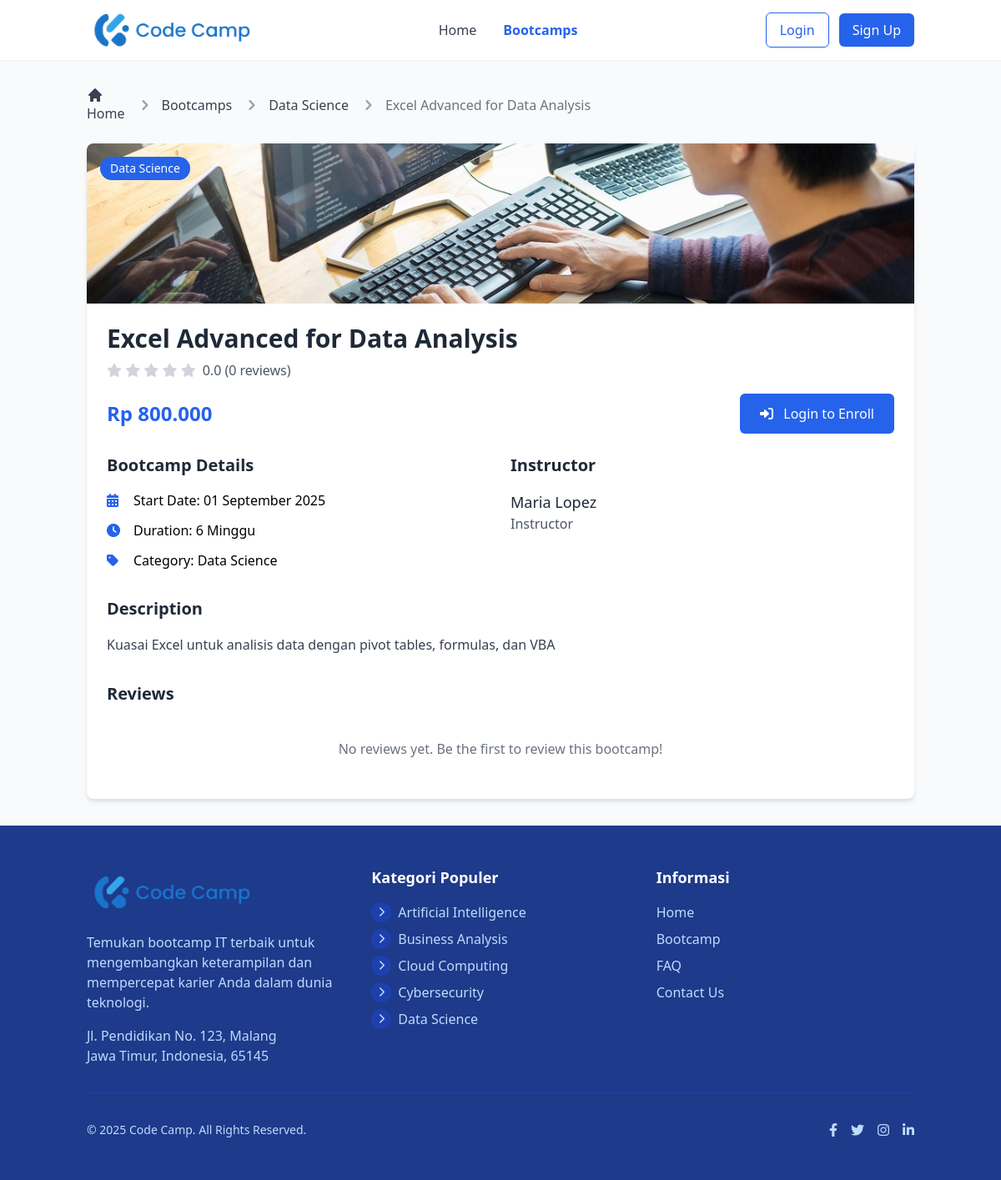
The app's page /index.php?action=bootcamp_detail&id=10 with its own data.
### tables this page shows
CREATE TABLE IF NOT EXISTS bootcamps (
    id INT AUTO_INCREMENT PRIMARY KEY,
    title VARCHAR(255) NOT NULL,
    slug VARCHAR(255) NOT NULL UNIQUE,  
    description TEXT DEFAULT NULL,  
    category_id INT NOT NULL,
    instructor_name VARCHAR(100) NOT NULL,
    instructor_photo VARCHAR(255) DEFAULT NULL,  
    price DECIMAL(10, 2) NOT NULL DEFAULT 0.00,  
    discount_price DECIMAL(10, 2) DEFAULT NULL,  
    start_date DATE DEFAULT NULL,  
    duration VARCHAR(50) DEFAULT NULL,  
    image VARCHAR(255) DEFAULT NULL,  
    status ENUM('active', 'upcoming', 'closed', 'draft') DEFAULT 'draft',  
    featured TINYINT(1) DEFAULT 0,  
    max_participants INT DEFAULT NULL,  
    current_participants INT DEFAULT 0,  
    created_at DATETIME NOT NULL DEFAULT CURRENT_TIMESTAMP,  
    updated_at DATETIME DEFAULT CURRENT_TIMESTAMP ON UPDATE CURRENT_TIMESTAMP,  
    
     
    FOREIGN KEY (category_id) REFERENCES categories(id) ON DELETE RESTRICT ON UPDATE CASCADE,
    
     
    INDEX idx_bootcamps_slug (slug),
    INDEX idx_bootcamps_category (category_id),
    INDEX idx_bootcamps_status (status),
    INDEX idx_bootcamps_featured (featured),
    INDEX idx_bootcamps_start_date (start_date)
);

CREATE TABLE IF NOT EXISTS categories (
    id INT AUTO_INCREMENT PRIMARY KEY,
    name VARCHAR(100) NOT NULL UNIQUE,  
    slug VARCHAR(100) NOT NULL UNIQUE,  
    icon VARCHAR(255) DEFAULT NULL,  
    description TEXT DEFAULT NULL,  
    status ENUM('active', 'inactive') DEFAULT 'active',  
    sort_order INT DEFAULT 0,  
    created_at DATETIME NOT NULL DEFAULT CURRENT_TIMESTAMP,  
    updated_at DATETIME DEFAULT CURRENT_TIMESTAMP ON UPDATE CURRENT_TIMESTAMP,  
    
     
    INDEX idx_categories_slug (slug),
    INDEX idx_categories_status (status),
    INDEX idx_categories_sort (sort_order)
);

### views/bootcamp/detail.php (the view, shortened to what the rows shown need)
<?php
include_once 'views/includes/header.php';
?>
<div class="container mx-auto px-4 py-8">
    <nav class="flex mb-6" aria-label="Breadcrumb">
        <ol class="inline-flex items-center space-x-1 md:space-x-3">
            <li class="inline-flex items-center">
                <a href="index.php" class="text-gray-700 hover:text-blue-600">
                    <svg class="w-5 h-5 mr-2" fill="currentColor" viewBox="0 0 20 20" xmlns="http://www.w3.org/2000/svg">
                        <path d="M10.707 2.293a1 1 0 00-1.414 0l-7 7a1 1 0 001.414 1.414L4 10.414V17a1 1 0 001 1h2a1 1 0 001-1v-2a1 1 0 011-1h2a1 1 0 011 1v2a1 1 0 001 1h2a1 1 0 001-1v-6.586l.293.293a1 1 0 001.414-1.414l-7-7z"></path>
                    </svg>
                    Home
                </a>
            </li>
            <li>
                <div class="flex items-center">
                    <svg class="w-6 h-6 text-gray-400" fill="currentColor" viewBox="0 0 20 20" xmlns="http://www.w3.org/2000/svg">
                        <path fill-rule="evenodd" d="M7.293 14.707a1 1 0 010-1.414L10.586 10 7.293 6.707a1 1 0 011.414-1.414l4 4a1 1 0 010 1.414l-4 4a1 1 0 01-1.414 0z" clip-rule="evenodd"></path>
                    </svg>
                    <a href="index.php?action=bootcamps" class="ml-1 text-gray-700 hover:text-blue-600 md:ml-2">Bootcamps</a>
                </div>
            </li>
            <li>
                <div class="flex items-center">
                    <svg class="w-6 h-6 text-gray-400" fill="currentColor" viewBox="0 0 20 20" xmlns="http://www.w3.org/2000/svg">
                        <path fill-rule="evenodd" d="M7.293 14.707a1 1 0 010-1.414L10.586 10 7.293 6.707a1 1 0 011.414-1.414l4 4a1 1 0 010 1.414l-4 4a1 1 0 01-1.414 0z" clip-rule="evenodd"></path>
                    </svg>
                    <a href="index.php?action=bootcamp_category&id=<?php echo $this->bootcamp->category_id; ?>" class="ml-1 text-gray-700 hover:text-blue-600 md:ml-2">
                        <?php echo htmlspecialchars($this->bootcamp->category_name); ?>
                    </a>
                </div>
            </li>
            <li aria-current="page">
                <div class="flex items-center">
                    <svg class="w-6 h-6 text-gray-400" fill="currentColor" viewBox="0 0 20 20" xmlns="http://www.w3.org/2000/svg">
                        <path fill-rule="evenodd" d="M7.293 14.707a1 1 0 010-1.414L10.586 10 7.293 6.707a1 1 0 011.414-1.414l4 4a1 1 0 010 1.414l-4 4a1 1 0 01-1.414 0z" clip-rule="evenodd"></path>
                    </svg>
                    <span class="ml-1 text-gray-500 md:ml-2 font-medium truncate">
                        <?php echo htmlspecialchars($this->bootcamp->title); ?>
                    </span>
                </div>
            </li>
        </ol>
    </nav>
    <div class="bg-white rounded-lg shadow-md overflow-hidden">
        <div class="relative">
            <?php if (!empty($this->bootcamp->image)): ?>
                <img src="assets/images/ngoding.jpg"
                    alt="<?php echo htmlspecialchars($this->bootcamp->title); ?>"
                    class="w-full h-48 object-cover">
            <?php else: ?>
                <div class="w-full h-64 md:h-80 bg-gray-200 flex items-center justify-center">
                    <span class="text-gray-500">No image available</span>
                </div>
            <?php endif; ?>
            <div class="absolute top-4 left-4 bg-blue-600 text-white px-3 py-1 rounded-full text-sm font-medium">
                <?php echo htmlspecialchars($this->bootcamp->category_name); ?>
            </div>
        </div>
        <div class="p-6">
            <div class="mb-4">
                <h1 class="text-3xl font-bold text-gray-800"><?php echo htmlspecialchars($this->bootcamp->title); ?></h1>
                <div class="flex items-center mt-2">
                    <div class="review-stars">
                        <?php for ($i = 1; $i <= 5; $i++): ?>
                            <i class="fas fa-star <?php echo ($i <= $avg_rating) ? 'active' : ''; ?>"></i>
                        <?php endfor; ?>
                    </div>
                    <span class="ml-2 text-gray-600"><?php echo number_format($avg_rating, 1); ?> (<?php echo $review_count; ?> reviews)</span>
                </div>
            </div>
            <div class="flex flex-col md:flex-row md:justify-between md:items-center mb-6">
                <div class="mb-4 md:mb-0">
                    <span class="text-blue-600 font-bold text-2xl">
                        Rp <?php echo number_format($this->bootcamp->price, 0, ',', '.'); ?>
                    </span>
                </div>
                <?php if ($is_logged_in): ?>
                    <?php if ($user_enrolled): ?>
                        <button disabled class="px-6 py-3 bg-green-500 text-white font-medium rounded-md cursor-default">
                            <i class="fas fa-check-circle mr-2"></i> Enrolled
                        </button>
                    <?php else: ?>
                        <a href="index.php?action=checkout&id=<?php echo $this->bootcamp->id; ?>"
                            class="px-6 py-3 bg-blue-600 text-white font-medium rounded-md hover:bg-blue-700 transition-colors text-center">
                            <i class="fas fa-shopping-cart mr-2"></i> Enroll Now
                        </a>
                    <?php endif; ?>
                <?php else: ?>
                    <a href="index.php?action=login"
                        class="px-6 py-3 bg-blue-600 text-white font-medium rounded-md hover:bg-blue-700 transition-colors text-center">
                        <i class="fas fa-sign-in-alt mr-2"></i> Login to Enroll
                    </a>
                <?php endif; ?>
            </div>
            <div class="grid grid-cols-1 md:grid-cols-2 gap-6 mb-8">
                <div>
                    <h2 class="text-xl font-bold text-gray-800 mb-4">Bootcamp Details</h2>
                    <div class="space-y-3">
                        <div class="flex items-center">
                            <div class="w-8 flex-shrink-0 text-blue-600">
                                <i class="fas fa-calendar-alt"></i>
                            </div>
                            <div>
                                <span class="font-medium">Start Date:</span>
                                <?php echo date('d F Y', strtotime($this->bootcamp->start_date)); ?>
                            </div>
                        </div>
                        <div class="flex items-center">
                            <div class="w-8 flex-shrink-0 text-blue-600">
                                <i class="fas fa-clock"></i>
                            </div>
                            <div>
                                <span class="font-medium">Duration:</span>
                                <?php echo htmlspecialchars($this->bootcamp->duration); ?>
                            </div>
                        </div>
                        <div class="flex items-center">
                            <div class="w-8 flex-shrink-0 text-blue-600">
                                <i class="fas fa-tag"></i>
                            </div>
                            <div>
                                <span class="font-medium">Category:</span>
                                <?php echo htmlspecialchars($this->bootcamp->category_name); ?>
                            </div>
                        </div>
                    </div>
                </div>
                <div>
                    <h2 class="text-xl font-bold text-gray-800 mb-4">Instructor</h2>
                    <div class="flex items-center">
                        <div>
                            <h3 class="text-lg font-medium text-gray-800">
                                <?php echo htmlspecialchars($this->bootcamp->instructor_name); ?>
                            </h3>
                            <p class="text-gray-600">Instructor</p>
                        </div>
                    </div>
                </div>
            </div>
            <div class="mb-8">
                <h2 class="text-xl font-bold text-gray-800 mb-4">Description</h2>
                <div class="text-gray-700 leading-relaxed">
                    <?php echo nl2br(htmlspecialchars($this->bootcamp->description)); ?>
                </div>
            </div>
            <div id="reviews">
                <h2 class="text-xl font-bold text-gray-800 mb-4">Reviews</h2>
                <div id="reviewsList">
                    <?php if (empty($reviews)): ?>
                        <div class="text-center py-6 text-gray-500">
                            <p>No reviews yet. Be the first to review this bootcamp!</p>
                        </div>
                    <?php endif; ?>
                </div>
            </div>
        </div>
    </div>
</div>
<?php
include_once 'views/includes/footer.php';
?>

### views/includes/footer.php (shortened to what the rows shown need)
<?php
if (!isset($categories)) {
    require_once (isset($base_url) ? $base_url : '') . 'config/database.php';
    require_once (isset($base_url) ? $base_url : '') . 'models/Category.php';
    $database = new Database();
    $db = $database->getConnection();
    $category = new Category($db);
    $categoryStmt = $category->readAll();
    $categories = $categoryStmt->fetchAll(PDO::FETCH_ASSOC);
}
?>
    <footer class="bg-blue-900 text-white">
        <div class="container mx-auto px-4 py-12">
            <div class="grid grid-cols-1 md:grid-cols-3 gap-8">
                <div>
                    <div class="flex items-center mb-4">
                        <img src="<?php echo isset($base_url) ? $base_url : ''; ?>assets/images/logo.png" alt="Logo" class="h-16 hidden md:block">
                    </div>
                    <p class="text-blue-200 mb-4">Temukan bootcamp IT terbaik untuk mengembangkan keterampilan dan mempercepat karier Anda dalam dunia teknologi.</p>
                    <p class="text-blue-200">Jl. Pendidikan No. 123, Malang<br>Jawa Timur, Indonesia, 65145</p>
                </div>
                <div>
                    <h3 class="text-lg font-bold mb-4">Kategori Populer</h3>
                    <ul class="space-y-2">
                        <?php foreach (array_slice($categories, 0, 5) as $category): ?>
                            <li class="flex items-center">
                                <div class="w-6 h-6 mr-2 bg-blue-800 rounded-full flex items-center justify-center">
                                    <?php
                                    $icon_path = null;
                                    if ($icon_path): ?>
                                        <img src="<?php echo $icon_path; ?>" alt="<?php echo htmlspecialchars($category['name']); ?>" class="w-4 h-4 object-contain filter brightness-0 invert">
                                    <?php else: ?>
                                        <i class="fas fa-chevron-right text-blue-200 text-xs"></i>
                                    <?php endif; ?>
                                </div>
                                <a href="<?php echo isset($base_url) ? $base_url : ''; ?>index.php?action=bootcamp_category&id=<?php echo $category['id']; ?>" class="text-blue-200 hover:text-white transition-colors">
                                    <?php echo htmlspecialchars($category['name']); ?>
                                </a>
                            </li>
                        <?php endforeach; ?>
                    </ul>
                </div>
                <div>
                    <h3 class="text-lg font-bold mb-4">Informasi</h3>
                    <ul class="space-y-2">
                        <li><a href="<?php echo isset($base_url) ? $base_url : ''; ?>index.php" class="text-blue-200 hover:text-white">Home</a></li>
                        <li><a href="<?php echo isset($base_url) ? $base_url : ''; ?>index.php?action=bootcamps" class="text-blue-200 hover:text-white">Bootcamp</a></li>
                        <li><a href="#" class="text-blue-200 hover:text-white">FAQ</a></li>
                        <li><a href="#" class="text-blue-200 hover:text-white">Contact Us</a></li>
                    </ul>
                </div>
            </div>
            <div class="border-t border-blue-800 mt-8 pt-8 flex flex-col md:flex-row justify-between items-center">
                <p class="text-blue-200 text-sm">&copy; 2025 Code Camp. All Rights Reserved.</p>
                <div class="flex space-x-4 mt-4 md:mt-0">
                    <a href="#" class="text-blue-200 hover:text-white">
                        <i class="fab fa-facebook-f"></i>
                    </a>
                    <a href="#" class="text-blue-200 hover:text-white">
                        <i class="fab fa-twitter"></i>
                    </a>
                    <a href="#" class="text-blue-200 hover:text-white">
                        <i class="fab fa-instagram"></i>
                    </a>
                    <a href="#" class="text-blue-200 hover:text-white">
                        <i class="fab fa-linkedin-in"></i>
                    </a>
                </div>
            </div>
        </div>
    </footer>
</body>
</html>

### records on screen
bootcamps: category.name "Data Science", title "Excel Advanced for Data Analysis", price "800.000", start_date "01 September 2025", duration "6 Minggu", instructor_name "Maria Lopez", description "Kuasai Excel untuk analisis data dengan pivot tables, formulas, dan VBA"
categories: name "Artificial Intelligence"
categories: name "Business Analysis"
categories: name "Cloud Computing"
categories: name "Cybersecurity"
categories: name "Data Science"

### other values on screen
$avg_rating "0.0"
$review_count "0"
